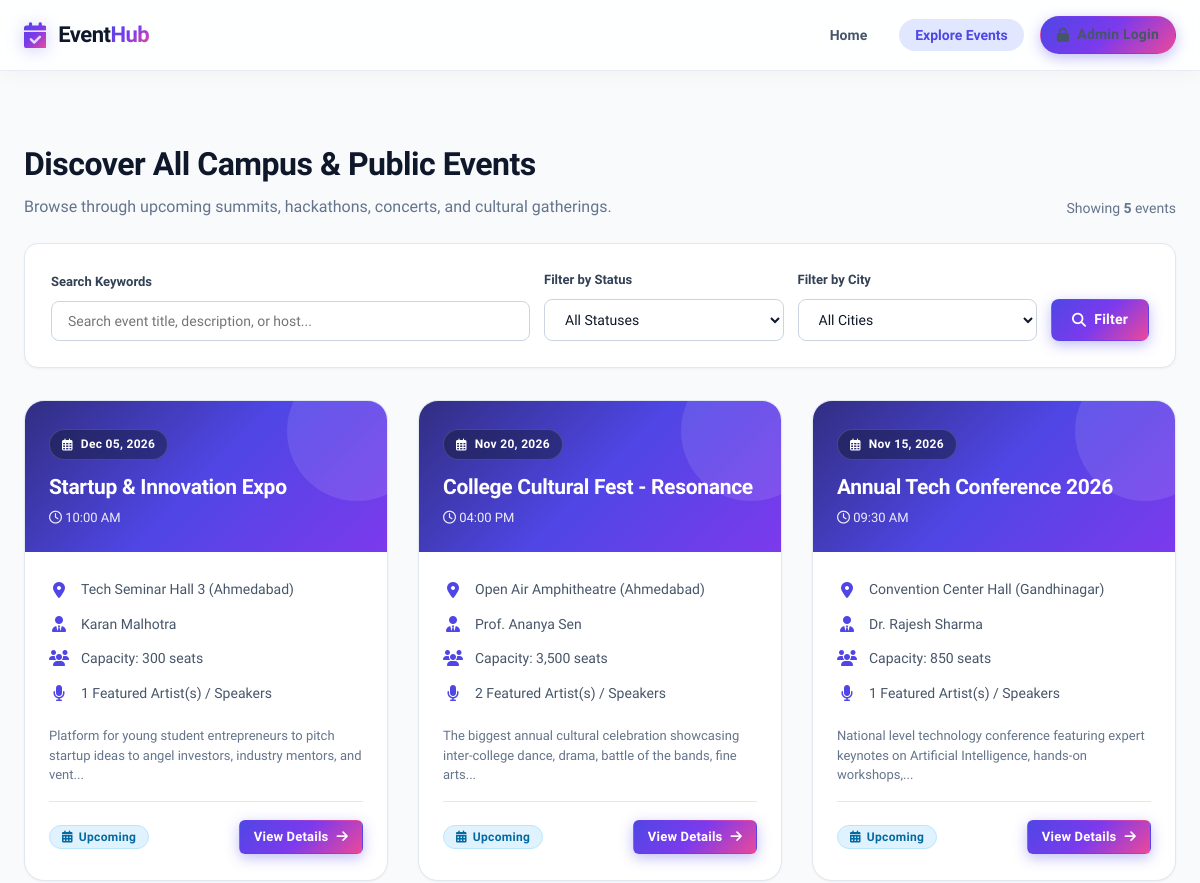
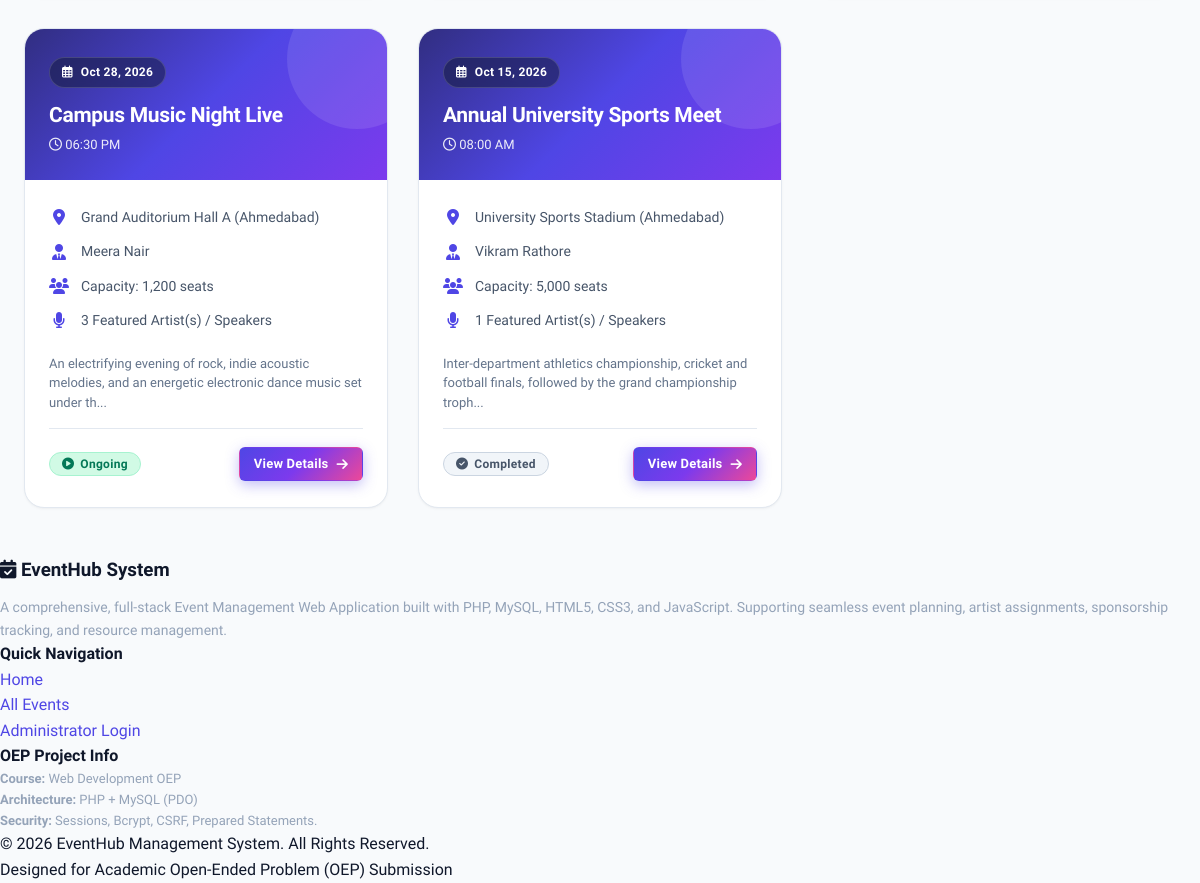
Screenshot of /events.php with the database file from the repository (2 pictures, top to bottom).
### tables this page shows
CREATE TABLE `event` (
    `event_id` INT AUTO_INCREMENT PRIMARY KEY,
    `event_name` VARCHAR(100) NOT NULL,
    `event_description` TEXT DEFAULT NULL,
    `event_date` DATE NOT NULL,
    `event_time` TIME NOT NULL,
    `organizer_id` INT NOT NULL,
    `venue_id` INT NOT NULL,
    `status` VARCHAR(20) NOT NULL DEFAULT 'Upcoming',
    CONSTRAINT `chk_event_status` CHECK (`status` IN ('Upcoming', 'Ongoing', 'Completed', 'Cancelled')),
    CONSTRAINT `fk_event_organizer` FOREIGN KEY (`organizer_id`) REFERENCES `organizer` (`organizer_id`) ON DELETE RESTRICT ON UPDATE CASCADE,
    CONSTRAINT `fk_event_venue` FOREIGN KEY (`venue_id`) REFERENCES `venue` (`venue_id`) ON DELETE RESTRICT ON UPDATE CASCADE
);

CREATE TABLE `venue` (
    `venue_id` INT AUTO_INCREMENT PRIMARY KEY,
    `venue_name` VARCHAR(100) NOT NULL,
    `address` VARCHAR(200) NOT NULL,
    `city` VARCHAR(50) NOT NULL,
    `capacity` INT NOT NULL,
    CONSTRAINT `chk_venue_capacity` CHECK (`capacity` > 0)
);

CREATE TABLE `organizer` (
    `organizer_id` INT AUTO_INCREMENT PRIMARY KEY,
    `organizer_name` VARCHAR(100) NOT NULL,
    `email` VARCHAR(100) NOT NULL UNIQUE,
    `phone` VARCHAR(15) NOT NULL UNIQUE,
    `organization` VARCHAR(100) DEFAULT NULL
);

### events.php (the view, shortened to what this page needs)
<?php
require_once __DIR__ . '/config/database.php';
require_once __DIR__ . '/includes/functions.php';
$search = trim($_GET['search'] ?? '');
try {
    $sql = "
        SELECT e.*, o.organizer_name, v.venue_name, v.city, v.capacity,
               (SELECT COUNT(*) FROM event_artist ea WHERE ea.event_id = e.event_id) as artist_count
        FROM event e
        LEFT JOIN organizer o ON e.organizer_id = o.organizer_id
        LEFT JOIN venue v ON e.venue_id = v.venue_id
        WHERE 1=1
    ";
    $params = [];
    $sql .= " ORDER BY e.event_date DESC, e.event_time DESC";
    $stmt = $pdo->prepare($sql);
    $stmt->execute($params);
    $events = $stmt->fetchAll();
} catch (PDOException $e) {
    die("Database error: " . htmlspecialchars($e->getMessage()));
}
require_once __DIR__ . '/includes/header.php';
?>
<div class="container">
    <div class="section-header" style="margin-bottom: 24px;">
        <div>
            <h1 class="section-title">Discover All Campus & Public Events</h1>
            <p class="section-subtitle">Browse through upcoming summits, hackathons, concerts, and cultural gatherings.</p>
        </div>
        <div style="font-size: 14px; color: var(--text-muted);">
            Showing <strong><?= count($events) ?></strong> events
        </div>
    </div>
    <div class="card" style="margin-bottom: 32px; background: #ffffff;">
        <div class="card-body">
            <form action="<?= url('events.php') ?>" method="GET" style="display: grid; grid-template-columns: 2fr 1fr 1fr auto; gap: 14px; align-items: flex-end;">
                <div class="form-group" style="margin-bottom: 0;">
                    <label class="form-label" style="font-size: 13px;">Search Keywords</label>
                    <input type="text" name="search" class="form-control" placeholder="Search event title, description, or host..." value="<?= sanitize($search) ?>">
                </div>
                <div class="form-group" style="margin-bottom: 0;">
                    <label class="form-label" style="font-size: 13px;">Filter by Status</label>
                    <select name="status" class="form-control">
                        <option value="">All Statuses</option>
                    </select>
                </div>
                <div class="form-group" style="margin-bottom: 0;">
                    <label class="form-label" style="font-size: 13px;">Filter by City</label>
                    <select name="city" class="form-control">
                        <option value="">All Cities</option>
                    </select>
                </div>
                <div style="display: flex; gap: 8px;">
                    <button type="submit" class="btn btn-primary" style="height: 42px;">
                        <i class="fas fa-search"></i> Filter
                    </button>
                </div>
            </form>
        </div>
    </div>
    <?php if (empty($events)): ?>
        <div class="card">
            <div class="card-body">
                <div class="empty-state">
                    <div class="empty-state-icon"><i class="fas fa-search-minus"></i></div>
                    <h3>No events matched your search</h3>
                    <p>Try searching for different keywords or clear your active filters.</p>
                    <a href="<?= url('events.php') ?>" class="btn btn-primary btn-sm">View All Events</a>
                </div>
            </div>
        </div>
    <?php else: ?>
        <div class="events-grid">
            <?php foreach ($events as $ev): ?>
                <div class="event-card">
                    <div class="event-card-header">
                        <div class="event-card-date">
                            <i class="far fa-calendar-alt"></i> <?= format_date($ev['event_date']) ?>
                        </div>
                        <h3 class="event-card-title"><?= sanitize($ev['event_name']) ?></h3>
                        <div style="font-size: 13px; opacity: 0.9;">
                            <i class="far fa-clock"></i> <?= format_time($ev['event_time']) ?>
                        </div>
                    </div>
                    <div class="event-card-body">
                        <div>
                            <ul class="event-meta-list">
                                <li class="event-meta-item">
                                    <i class="fas fa-location-dot"></i>
                                    <span><?= sanitize($ev['venue_name'] ?? 'TBD') ?> (<?= sanitize($ev['city'] ?? '-') ?>)</span>
                                </li>
                                <li class="event-meta-item">
                                    <i class="fas fa-user-tie"></i>
                                    <span><?= sanitize($ev['organizer_name'] ?? 'College Committee') ?></span>
                                </li>
                                <?php if (!empty($ev['capacity'])): ?>
                                    <li class="event-meta-item">
                                        <i class="fas fa-users"></i>
                                        <span>Capacity: <?= number_format($ev['capacity']) ?> seats</span>
                                    </li>
                                <?php endif; ?>
                                <?php if ($ev['artist_count'] > 0): ?>
                                    <li class="event-meta-item">
                                        <i class="fas fa-microphone"></i>
                                        <span><?= $ev['artist_count'] ?> Featured Artist(s) / Speakers</span>
                                    </li>
                                <?php endif; ?>
                            </ul>
                            <?php if (!empty($ev['event_description'])): ?>
                                <p style="font-size: 13px; color: var(--text-muted); line-height: 1.5; margin-bottom: 16px;">
                                    <?= sanitize(substr($ev['event_description'], 0, 110)) ?>...
                                </p>
                            <?php endif; ?>
                        </div>
                        <div class="event-card-footer">
                            <?= status_badge($ev['status']) ?>
                            <a href="<?= url('event-details.php?id=' . $ev['event_id']) ?>" class="btn btn-primary btn-sm">
                                View Details <i class="fas fa-arrow-right"></i>
                            </a>
                        </div>
                    </div>
                </div>
            <?php endforeach; ?>
        </div>
    <?php endif; ?>
</div>
<?php require_once __DIR__ . '/includes/footer.php'; ?>

### includes/functions.php (shortened to what this page needs)
<?php
function sanitize($data) {
    return htmlspecialchars(trim((string)$data), ENT_QUOTES, 'UTF-8');
}
function format_date($dateStr) {
    $timestamp = strtotime($dateStr);
    return date('M d, Y', $timestamp);
}
function format_time($timeStr) {
    $timestamp = strtotime($timeStr);
    return date('h:i A', $timestamp);
}
function status_badge($status) {
    $status = trim((string)$status);
    switch ($status) {
        case 'Upcoming':
            return '<span class="badge badge-info"><i class="fas fa-calendar-alt"></i> Upcoming</span>';
        case 'Ongoing':
            return '<span class="badge badge-success"><i class="fas fa-play-circle"></i> Ongoing</span>';
        case 'Completed':
            return '<span class="badge badge-secondary"><i class="fas fa-check-circle"></i> Completed</span>';
    }
}
function url($path = '') {
    $path = ltrim($path, '/');
    return BASE_URL . '/' . $path;
}

### rows the page displays
event: event_date "Dec 05, 2026", event_name "Startup & Innovation Expo", event_time "10:00 AM", venue.venue_name "Tech Seminar Hall 3", venue.city "Ahmedabad", organizer.organizer_name "Karan Malhotra", venue.capacity "300", artist_count "1", event_description "Platform for young student entrepreneurs to pitch startup ideas to angel investors, industry mentors, and vent", status "Upcoming" (drawn)
event: event_date "Nov 20, 2026", event_name "College Cultural Fest - Resonance", event_time "04:00 PM", venue.venue_name "Open Air Amphitheatre", venue.city "Ahmedabad", organizer.organizer_name "Prof. Ananya Sen", venue.capacity "3,500", artist_count "2", event_description "The biggest annual cultural celebration showcasing inter-college dance, drama, battle of the bands, fine arts", status "Upcoming" (drawn)
event: event_date "Nov 15, 2026", event_name "Annual Tech Conference 2026", event_time "09:30 AM", venue.venue_name "Convention Center Hall", venue.city "Gandhinagar", organizer.organizer_name "Dr. Rajesh Sharma", venue.capacity "850", artist_count "1", event_description "National level technology conference featuring expert keynotes on Artificial Intelligence, hands-on workshops,", status "Upcoming" (drawn)
event: event_date "Oct 28, 2026", event_name "Campus Music Night Live", event_time "06:30 PM", venue.venue_name "Grand Auditorium Hall A", venue.city "Ahmedabad", organizer.organizer_name "Meera Nair", venue.capacity "1,200", artist_count "3", event_description "An electrifying evening of rock, indie acoustic melodies, and an energetic electronic dance music set under th", status "Ongoing" (drawn)
event: event_date "Oct 15, 2026", event_name "Annual University Sports Meet", event_time "08:00 AM", venue.venue_name "University Sports Stadium", venue.city "Ahmedabad", organizer.organizer_name "Vikram Rathore", venue.capacity "5,000", artist_count "1", event_description "Inter-department athletics championship, cricket and football finals, followed by the grand championship troph", status "Completed" (drawn)

### other values shown
count($events) "5"
